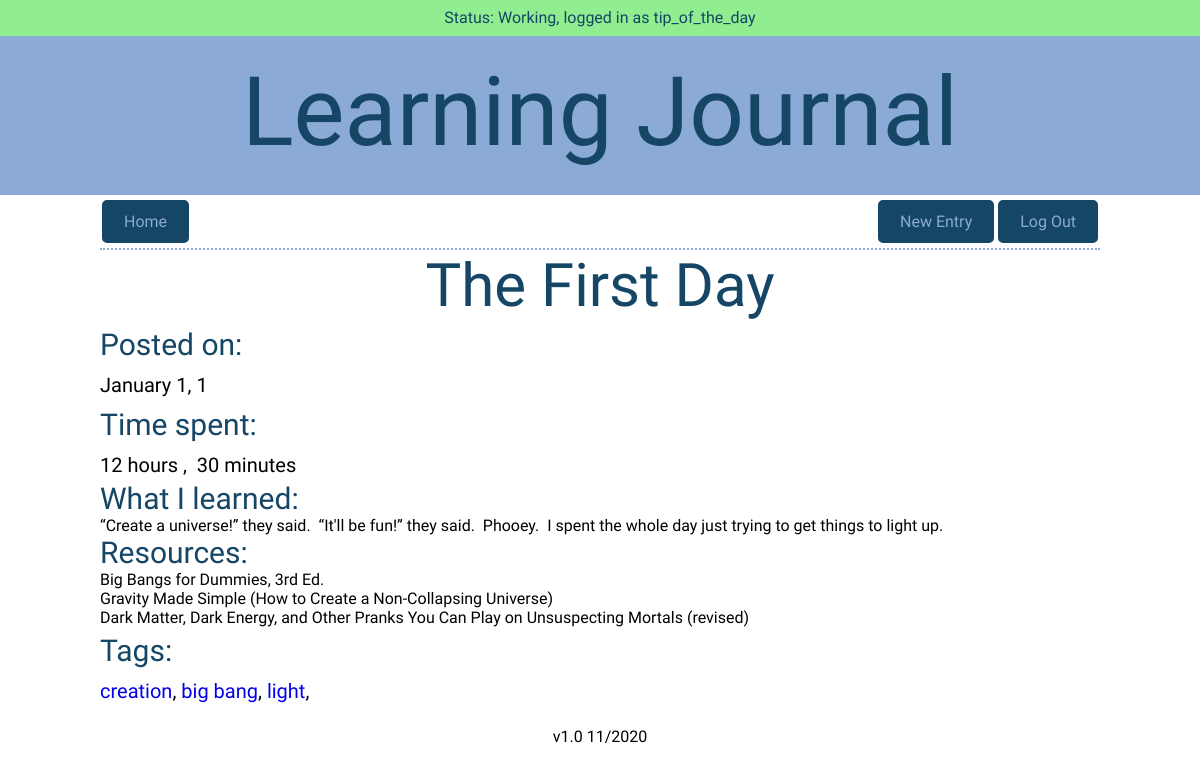
/entries/1 (signed in), run on the app's committed database.
### models.py (models this page shows, shortened)
class User(UserMixin, Model):
    id = AutoField()
    username = CharField(unique=True)
    password = CharField(max_length=100)
    god = BooleanField(default=False)
    class Meta:
        database = DATABASE

class Entry(Model):
    id = AutoField()
    user = ForeignKeyField(User, backref="entries")
    title = CharField(max_length=256)
    date = DateField(default=datetime.date.today)
    time_spent = TimeField()
    learned = TextField()
    resources = TextField()
    tags = CharField(max_length=256)
    private = BooleanField(default=False)
    hidden = BooleanField(default=False)
    class Meta:
        database = DATABASE

### app.py (the view)
@app.route("/entries/<user>")
def user_entries(user):
    global last_route, cur_user, cur_entry, cur_tag
    last_route = "user_entries"
    cur_user = user
    cur_entry = None
    cur_tag = None
    if not current_user.is_authenticated or (current_user.username != user
                                             and current_user.god == False):  # noqa
        entries = (models.Entry.select().where(
            models.Entry.hidden == False)  # noqa E712 (must use == in peewee)
                   .join(models.User)
                   .where(models.User.username == user)
                   .order_by(models.Entry.date.asc()))
    else:
        try:
            target_user = models.User.get(models.User.username == user)
        except models.DoesNotExist:
            flash("User does not exist.", "error")
            return redirect(url_for("index"))
        entries = target_user.entries.order_by(models.Entry.date.asc())
    if current_user.is_authenticated:
        user_ = current_user.username
        if current_user.god:
            god = True
        else:
            god = False
        if current_user.username == user:
            by = "You"
        else:
            by = user
    else:
        god = False
        by = user
        user_ = ""
    return render_template("listing.html", entries=entries, user=user_, god=god,
                           home=False, by=by)

### app.py (called while the page is built)
@login_manager.user_loader
def load_user(userid):
    try:
        return models.User.get(models.User.id == userid)
    except models.DoesNotExist:
        return None

@app.before_request
def before_request():
    g.db = models.DATABASE
    g.db.connect()
    g.user = current_user

@app.after_request
def after_request(response):
    g.db.close()
    return response

### templates/detail.html (shortened to what this page needs)
{% extends "layout.html" %}
{% from "macros.html" import nav_bar with context %}
{% block nav %}
    {{ nav_bar(False) }}
{% endblock %}
{% block content %}
    <div class="entry-title">{{ entry.title }}</div>
    <div class="entry"><span class="entry-label">Posted on:</span><br>{{ entry.date.strftime("%B %d").replace(" 0", " ") }}, {{ entry.date.strftime("%Y") }}</div>
    <div class="entry"><span class="entry-label">Time spent:</span><br>
        {% if entry.time_spent.strftime("%H:%M") == "00:00" %}
            n/a
        {% else %}
            {% if entry.time_spent.strftime("%H") != "00" %}
                {{ entry.time_spent.strftime("%H").lstrip("0") }}
                {% if entry.time_spent.strftime("%H") == "01" %}
                    hour
                {% else %}
                    hours
                {% endif %}
            {% endif %}
            {% if entry.time_spent.strftime("%H") != "00" and entry.time_spent.strftime("%M") != "00" %}
                ,&nbsp;
            {% endif %}
            {% if entry.time_spent.strftime("%M") != "00" %}
                {{ entry.time_spent.strftime("%M").lstrip("0") }}
                {% if entry.time_spent.strftime("%M") == "01" %}
                    minute
                {% else %}
                    minutes
                {% endif %}
            {% endif %}
        {% endif %}
    </div>
    <div class="entry-multiline"><span class="entry-label">What I learned:</span><br>{{ entry.learned }}</div>
    <div class="entry-multiline"><span class="entry-label">Resources:</span><br>{{ entry.resources }}</div>
    <div class="entry"><span class="entry-label">Tags:</span><br>
        {% for tag in tags %}
            <a href="{{ url_for('show_tag', tag=tag) }}">{{ tag }}</a>,
        {% endfor %}
    </div>
{% endblock %}

### templates/layout.html (shortened to what this page needs)
<!DOCTYPE html>
<html lang="en">
    <head>
        <link href="https://fonts.googleapis.com/css2?family=Asap:ital@0;1&display=swap" rel="stylesheet">        <link rel="stylesheet" href="/static/css/normalize.css">
        <link rel="stylesheet" href="/static/css/site.css">
    </head>
    <body>
        <header>
        <div class="container">
            <div class="messages">
                {% with messages = get_flashed_messages(with_categories=True) %}
                    {% if messages %}
                        {% for category, message in messages %}
                            <div class="notification {{ category }}">{{ message }}</div>
                        {% endfor %}
                    {% else %}
                            <div class="notification success">Status:  Working,
                                {% if current_user.is_authenticated %}
                                    logged in as {{ current_user.username }}
                                {% else %}
                                    not logged in
                                {% endif %}
                            </div>
                    {% endif %}
                {% endwith %}
            </div>
        </div>
            <h1>Learning Journal</h1>
        </header>
        <section>
            {% block nav %}
            {% endblock %}
        </section>
        <section>
            {% block content %}
            {% endblock %}
        </section>
        <footer>
            v1.0 11/2020
        </footer>
    </body>
</html>

### templates/macros.html (shortened to what this page needs)
{% macro nav_bar(home) %}
    <div class="nav-bar">
        {% if home == False %}
            <a class="button" href="{{ url_for('index') }}">Home</a>
        {% else %}
            <div class="button button-inactive">Home</div>
        {% endif %}
        {% if current_user.is_authenticated %}
            <a class="button button-right" href="{{ url_for('logout') }}">Log Out</a>
            <a class="button button-right" href="{{ url_for('create_entry') }}">New Entry</a>
        {% else %}
            <a class="button button-right" href="{{ url_for('login') }}">Log In</a>
            <a class="button button-right" href="{{ url_for('register') }}">Register</a>
        {% endif %}
    </div>
{% endmacro %}

### static/css/site.css (style rules this page uses)
html { margin-left: calc(100vw - 100%); }
body { font-size: 16px; font-family: 'Asap', sans-serif; font-weight: 400 color: #404a49; }
section { max-width: 1000px; margin: auto; }
header { margin: 0 -1%; padding-bottom: 6px; text-align: center; color: #154666; background: #8baad6; }
a:link { text-decoration: none; }
.button { background-color: #154666; color: #8baad6; margin: 5px 2px; border: 2px solid #154666; border-radius: 5px; padding: 10px 20px; text-align: center; text-decoration: none; display: inline-block; }
.button-right { float: right }
h1 { font-size: 96px; font-family: "Sarina", cursive; font-weight: 400; line-height: 25%; }
.messages { height: 36px; background: #90ee90; }
.notification { padding: 8px; }
.success { background: #90ee90; }
.nav-bar, .main { border-bottom: 2px dotted #8baad6; }
.entry { font-size: 20px; line-height: 1.6; }
.entry-label { font-size: 30px; color: #154666; }
.entry-title { font-size: 60px; font-family: 'Hammersmith One', sans-serif; font-weight: 400; color: #154666; text-align: center; }
.entry-multiline { white-space: pre-wrap; }
footer { padding: 20px; text-align: center; }

### data on the page
User: username "tip_of_the_day"
Entry: title "The First Day", date "January 1", date "1", time_spent "12", time_spent "30", learned "“Create a universe!” they said. “It'll be fun!” they said. Phooey. I spent the whole day just trying to get things to light up.", resources "Big Bangs for Dummies, 3rd Ed. Gravity Made Simple (How to Create a Non-Collapsing Universe) Dark Matter, Dark Energy, and Other Pranks You Can Play on Unsuspecting Mortals (revised)"

### other printed values
{{ tag }} "creation" "big bang" "light"
